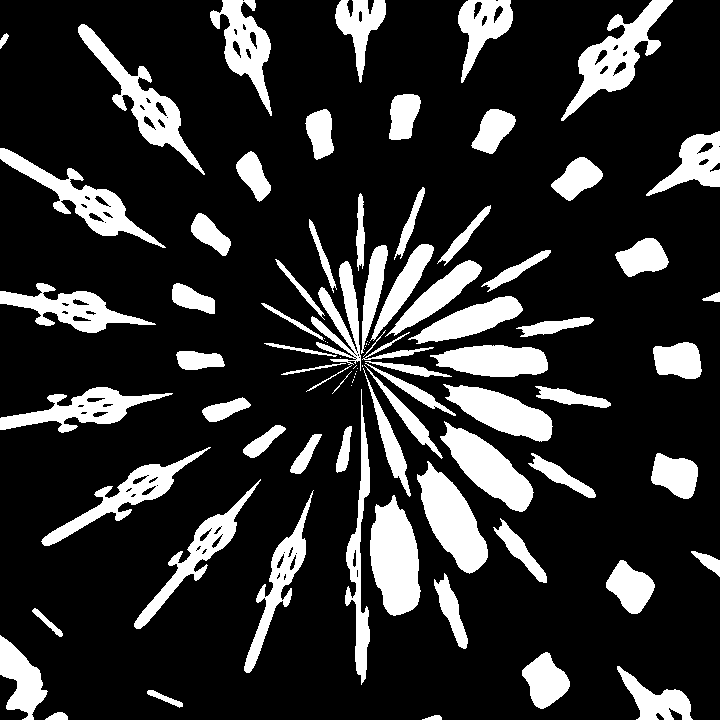
Frame 1 (no input)
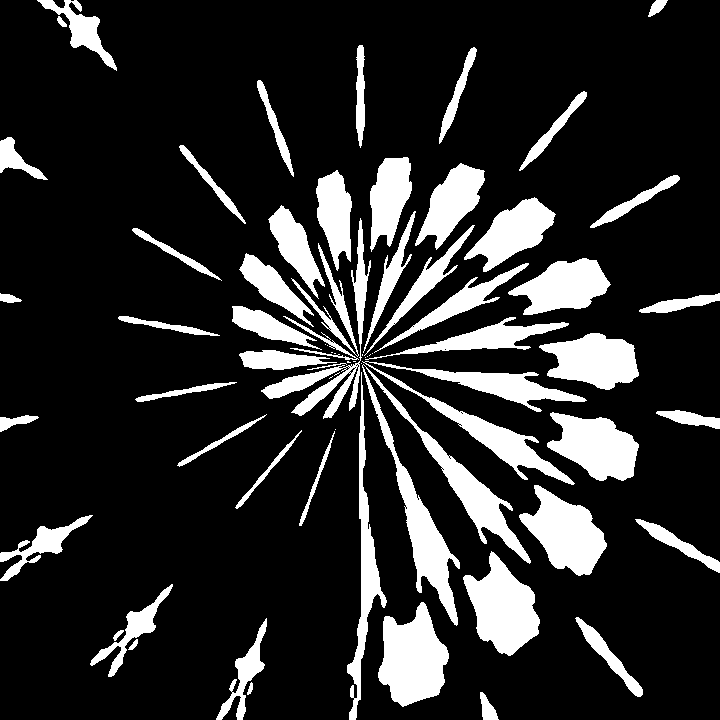
Frame 60 (the mouse pressed at the canvas centre just before this capture)
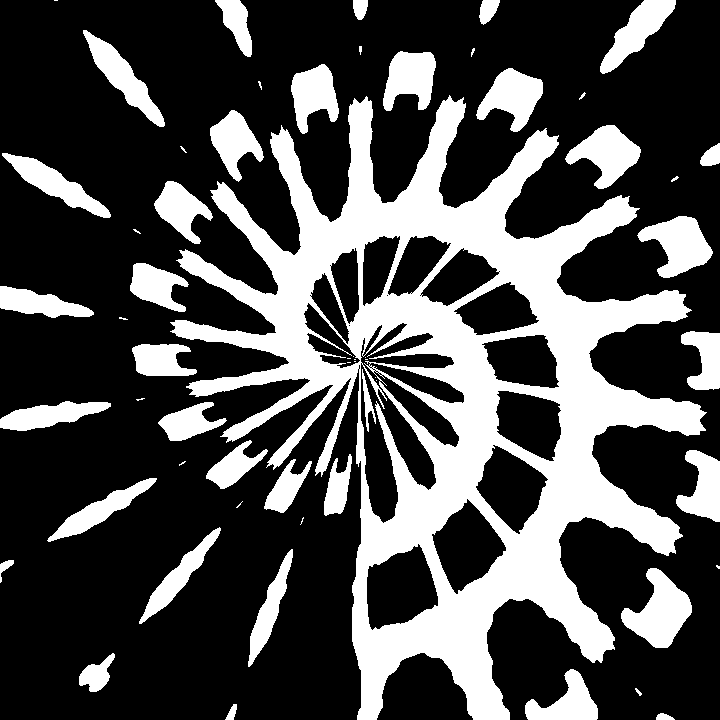
Frame 120 (the mouse held since frame 60 and released just before this capture)

The Processing sketch that drew these frames (run headless with seeded random() and noise(); from frame 60 on, the mouse is pressed at the canvas centre):

// Processing sketch: sketch_172020_RotationalDiffusion
// ── sketch_172020_RotationalDiffusion.pde
int x,y;float t,a;
void setup(){size(720,720);}
void draw(){
t+=.004;
loadPixels();
for(y=0;y<720;y++)
for(x=0;x<720;x++)
pixels[y*720+x]=color(noise(sin((a=atan2(360-x,360-y)+PI)*9),((dist(x,y,360,360)-t*500)+a*50)*.01,t)>.5?255:0);
updatePixels();}
